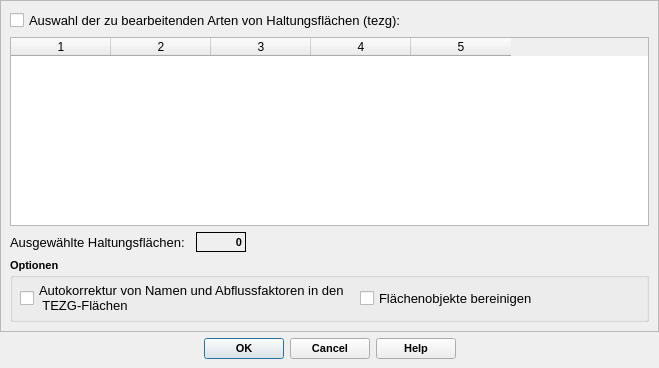
<?xml version="1.0" encoding="UTF-8"?>
<ui version="4.0">
 <class>ImportFromHEDialogBase</class>
 <widget class="QDialog" name="ImportFromHEDialogBase">
  <property name="geometry">
   <rect>
    <x>0</x>
    <y>0</y>
    <width>659</width>
    <height>368</height>
   </rect>
  </property>
  <property name="minimumSize">
   <size>
    <width>280</width>
    <height>150</height>
   </size>
  </property>
  <property name="windowTitle">
   <string>Erzeugen von unbefestigten Flächenobjekten</string>
  </property>
  <layout class="QVBoxLayout" name="verticalLayout">
   <property name="leftMargin">
    <number>0</number>
   </property>
   <property name="topMargin">
    <number>0</number>
   </property>
   <property name="rightMargin">
    <number>0</number>
   </property>
   <property name="bottomMargin">
    <number>9</number>
   </property>
   <item>
    <widget class="QScrollArea" name="scrollArea">
     <property name="widgetResizable">
      <bool>true</bool>
     </property>
     <widget class="QWidget" name="scrollAreaWidgetContents">
      <property name="geometry">
       <rect>
        <x>0</x>
        <y>0</y>
        <width>657</width>
        <height>328</height>
       </rect>
      </property>
      <layout class="QVBoxLayout" name="verticalLayout_2">
       <item>
        <widget class="QCheckBox" name="cb_selectedTgbs">
         <property name="font">
          <font>
           <family>Tahoma</family>
           <pointsize>10</pointsize>
           <weight>50</weight>
           <bold>false</bold>
          </font>
         </property>
         <property name="layoutDirection">
          <enum>Qt::LeftToRight</enum>
         </property>
         <property name="text">
          <string>Auswahl der zu bearbeitenden Arten von Haltungsflächen (tezg):</string>
         </property>
        </widget>
       </item>
       <item>
        <widget class="QTableWidget" name="tw_selAbflparamTeilgeb">
         <property name="toolTip">
          <string>&lt;html&gt;&lt;head/&gt;&lt;body&gt;&lt;p&gt;Auswahl Haltungsflächenarten. Strg + Klick ändert Auswahlstatus, Shift + Klick erweitert Auswahlbereich&lt;/p&gt;&lt;/body&gt;&lt;/html&gt;</string>
         </property>
         <property name="statusTip">
          <string>Auswahl Haltungsflächenarten. Strg + Klick ändert Auswahlstatus, Shift + Klick erweitert Auswahlbereich</string>
         </property>
         <property name="selectionBehavior">
          <enum>QAbstractItemView::SelectRows</enum>
         </property>
         <property name="columnCount">
          <number>5</number>
         </property>
         <column/>
         <column/>
         <column/>
         <column/>
         <column/>
        </widget>
       </item>
       <item>
        <layout class="QHBoxLayout" name="horizontalLayout" stretch="0,0,0">
         <property name="spacing">
          <number>6</number>
         </property>
         <property name="sizeConstraint">
          <enum>QLayout::SetDefaultConstraint</enum>
         </property>
         <property name="leftMargin">
          <number>0</number>
         </property>
         <item>
          <widget class="QLabel" name="label_10">
           <property name="minimumSize">
            <size>
             <width>180</width>
             <height>0</height>
            </size>
           </property>
           <property name="font">
            <font>
             <family>Tahoma</family>
             <pointsize>10</pointsize>
             <weight>50</weight>
             <bold>false</bold>
            </font>
           </property>
           <property name="toolTip">
            <string extracomment="Anzahl der abhängig von den Filteroptionen zu berücksichtigenden Flächen (mit und ohne Verschneidung)"/>
           </property>
           <property name="statusTip">
            <string extracomment="Anzahl der abhängig von den Filteroptionen zu berücksichtigenden Flächen (mit und ohne Verschneidung)"/>
           </property>
           <property name="text">
            <string>Ausgewählte Haltungsflächen:</string>
           </property>
          </widget>
         </item>
         <item>
          <widget class="QLabel" name="lf_anzahl_tezg">
           <property name="minimumSize">
            <size>
             <width>50</width>
             <height>20</height>
            </size>
           </property>
           <property name="font">
            <font>
             <pointsize>8</pointsize>
             <weight>75</weight>
             <bold>true</bold>
            </font>
           </property>
           <property name="toolTip">
            <string extracomment="Anzahl der abhängig von den Filteroptionen zu berücksichtigenden ganzen Flächen"/>
           </property>
           <property name="statusTip">
            <string extracomment="Anzahl der abhängig von den Filteroptionen zu berücksichtigenden ganzen Flächen"/>
           </property>
           <property name="frameShape">
            <enum>QFrame::Panel</enum>
           </property>
           <property name="text">
            <string>0</string>
           </property>
           <property name="alignment">
            <set>Qt::AlignRight|Qt::AlignTrailing|Qt::AlignVCenter</set>
           </property>
          </widget>
         </item>
         <item>
          <spacer name="horizontalSpacer">
           <property name="orientation">
            <enum>Qt::Horizontal</enum>
           </property>
           <property name="sizeHint" stdset="0">
            <size>
             <width>40</width>
             <height>20</height>
            </size>
           </property>
          </spacer>
         </item>
        </layout>
       </item>
       <item>
        <widget class="QGroupBox" name="groupBox">
         <property name="minimumSize">
          <size>
           <width>0</width>
           <height>64</height>
          </size>
         </property>
         <property name="font">
          <font>
           <family>Tahoma</family>
           <pointsize>8</pointsize>
           <weight>75</weight>
           <bold>true</bold>
          </font>
         </property>
         <property name="title">
          <string>Optionen</string>
         </property>
         <widget class="QWidget" name="horizontalLayoutWidget_2">
          <property name="geometry">
           <rect>
            <x>10</x>
            <y>20</y>
            <width>631</width>
            <height>41</height>
           </rect>
          </property>
          <layout class="QHBoxLayout" name="horizontalLayout_2">
           <property name="spacing">
            <number>10</number>
           </property>
           <item>
            <widget class="QCheckBox" name="cb_autokorrektur">
             <property name="font">
              <font>
               <family>Tahoma</family>
               <pointsize>10</pointsize>
               <weight>50</weight>
               <bold>false</bold>
              </font>
             </property>
             <property name="toolTip">
              <string>&lt;html&gt;&lt;head/&gt;&lt;body&gt;&lt;p&gt;1. Falls in der Tabelle &amp;quot;tezg&amp;quot; leere oder doppelte Namen (flnam) vorkommen, werden diese mit &amp;quot;ft_nnnn&amp;quot; überschrieben. &lt;/p&gt;&lt;p&gt;2. Falls in der Tabelle &amp;quot;abflussfaktoren&amp;quot; kein Datensatz für unbefestigte Flächen existiert (Kriterium: bodenklasse = NULL), wird ein entsprechender Datensatz '$Default_Bef' ergänzt.&lt;/p&gt;&lt;/body&gt;&lt;/html&gt;</string>
             </property>
             <property name="statusTip">
              <string>Automatische Korrektur von Datenfehlern in der Tabelle &quot;tezg&quot;</string>
             </property>
             <property name="text">
              <string>Autokorrektur von Namen und Abflussfaktoren in den
 TEZG-Flächen</string>
             </property>
            </widget>
           </item>
           <item>
            <widget class="QCheckBox" name="cb_geomMakeValid">
             <property name="font">
              <font>
               <family>Tahoma</family>
               <pointsize>10</pointsize>
               <weight>50</weight>
               <bold>false</bold>
              </font>
             </property>
             <property name="toolTip">
              <string>&lt;html&gt;&lt;head/&gt;&lt;body&gt;&lt;p&gt;Vor Beginn der Bearbeitung werden zunächst in den Tabellen &amp;quot;Flächen&amp;quot; und &amp;quot;Haltungsflächen&amp;quot; geometrische Fehler korrigiert.&lt;/p&gt;&lt;/body&gt;&lt;/html&gt;</string>
             </property>
             <property name="statusTip">
              <string>Vor Beginn der Bearbeitung werden zunächst in den Tabellen &quot;Flächen&quot; und &quot;Haltungsflächen&quot; geometrische Fehler korrigiert.</string>
             </property>
             <property name="layoutDirection">
              <enum>Qt::LeftToRight</enum>
             </property>
             <property name="text">
              <string>Flächenobjekte bereinigen</string>
             </property>
            </widget>
           </item>
          </layout>
         </widget>
        </widget>
       </item>
      </layout>
     </widget>
    </widget>
   </item>
   <item>
    <widget class="QDialogButtonBox" name="button_box">
     <property name="font">
      <font>
       <family>Tahoma</family>
       <pointsize>8</pointsize>
       <weight>75</weight>
       <bold>true</bold>
      </font>
     </property>
     <property name="toolTip">
      <string>&lt;html&gt;&lt;head/&gt;&lt;body&gt;&lt;p&gt;Bearbeitung starten ...&lt;/p&gt;&lt;/body&gt;&lt;/html&gt;</string>
     </property>
     <property name="orientation">
      <enum>Qt::Horizontal</enum>
     </property>
     <property name="standardButtons">
      <set>QDialogButtonBox::Cancel|QDialogButtonBox::Help|QDialogButtonBox::Ok</set>
     </property>
     <property name="centerButtons">
      <bool>true</bool>
     </property>
    </widget>
   </item>
  </layout>
 </widget>
 <resources/>
 <connections>
  <connection>
   <sender>button_box</sender>
   <signal>accepted()</signal>
   <receiver>ImportFromHEDialogBase</receiver>
   <slot>accept()</slot>
   <hints>
    <hint type="sourcelabel">
     <x>265</x>
     <y>205</y>
    </hint>
    <hint type="destinationlabel">
     <x>275</x>
     <y>117</y>
    </hint>
   </hints>
  </connection>
  <connection>
   <sender>button_box</sender>
   <signal>rejected()</signal>
   <receiver>ImportFromHEDialogBase</receiver>
   <slot>reject()</slot>
   <hints>
    <hint type="sourcelabel">
     <x>265</x>
     <y>205</y>
    </hint>
    <hint type="destinationlabel">
     <x>275</x>
     <y>117</y>
    </hint>
   </hints>
  </connection>
 </connections>
</ui>
